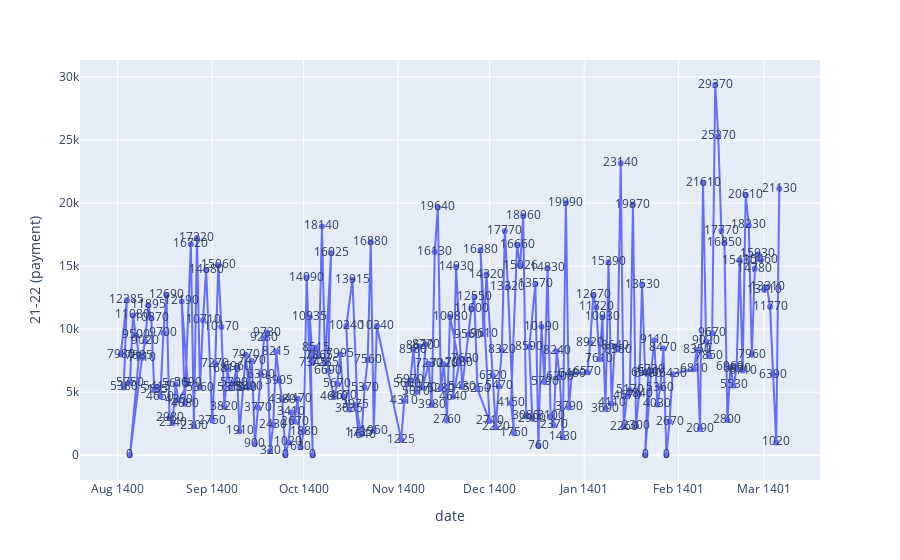
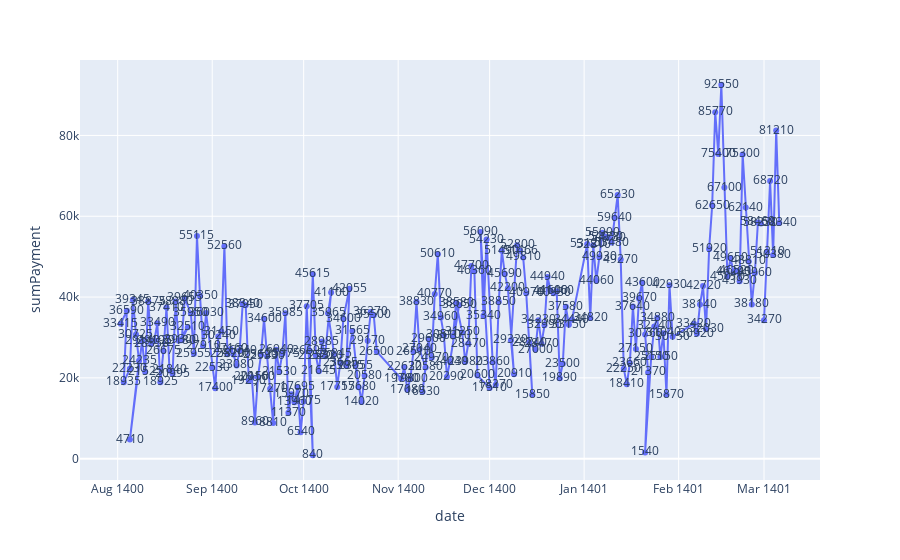

Source (notebook cell) for these figures, in order:
### Code cell
food_df = pd.DataFrame(data=foodGraphDaily)
#fig = px.line(food_df, x='date', y='21-22 (payment)', color='21-22 (payment)', symbol='21-22 (payment)', markers=True, text='21-22 (payment)')
fig = px.line(food_df, x='date', y='21-22 (payment)',  markers=True, text='21-22 (payment)')
fig.show()
fig2 = px.line(food_df, x='date', y='sumPayment', markers=True, text='sumPayment')
fig2.show()
    #
    #if item['food_id'] in food_ids:
    #    foodGraph[int(item['food_id'])] = 1
    #a=1
    #hourly
    #if checkConditionOfFactor(factors[item['factor_id']], day=0, week=0, month=0):
    #daily

def checkConditionOfFactor(condition):
    if condition == 's':
        return true
#    return true

### Figure 1 — Plotly figure (JSON) as saved in the notebook; plotly's stock layout.template omitted (floating-point values rounded to 4 significant figures; data arrays with more than 128 entries replaced by an {"elided": "..."} marker saying what was removed)
{"data": [{"hovertemplate": "date=%{x}<br>21-22 (payment)=%{text}<extra></extra>", "legendgroup": "", "line": {"color": "#636efa", "dash": "solid"}, "marker": {"symbol": "circle"}, "mode": "lines+markers+text", "name": "", "orientation": "v", "showlegend": false, "text": {"elided": "205 int values"}, "type": "scatter", "x": {"elided": "205 str values"}, "xaxis": "x", "y": {"elided": "205 int values"}, "yaxis": "y"}], "layout": {"legend": {"tracegroupgap": 0}, "margin": {"t": 60}, "xaxis": {"anchor": "y", "domain": [0, 1], "title": {"text": "date"}}, "yaxis": {"anchor": "x", "domain": [0, 1], "title": {"text": "21-22 (payment)"}}}}

### Figure 2 — Plotly figure (JSON) as saved in the notebook; plotly's stock layout.template omitted (floating-point values rounded to 4 significant figures; data arrays with more than 128 entries replaced by an {"elided": "..."} marker saying what was removed)
{"data": [{"hovertemplate": "date=%{x}<br>sumPayment=%{text}<extra></extra>", "legendgroup": "", "line": {"color": "#636efa", "dash": "solid"}, "marker": {"symbol": "circle"}, "mode": "lines+markers+text", "name": "", "orientation": "v", "showlegend": false, "text": {"elided": "205 int values"}, "type": "scatter", "x": {"elided": "205 str values"}, "xaxis": "x", "y": {"elided": "205 int values"}, "yaxis": "y"}], "layout": {"legend": {"tracegroupgap": 0}, "margin": {"t": 60}, "xaxis": {"anchor": "y", "domain": [0, 1], "title": {"text": "date"}}, "yaxis": {"anchor": "x", "domain": [0, 1], "title": {"text": "sumPayment"}}}}
